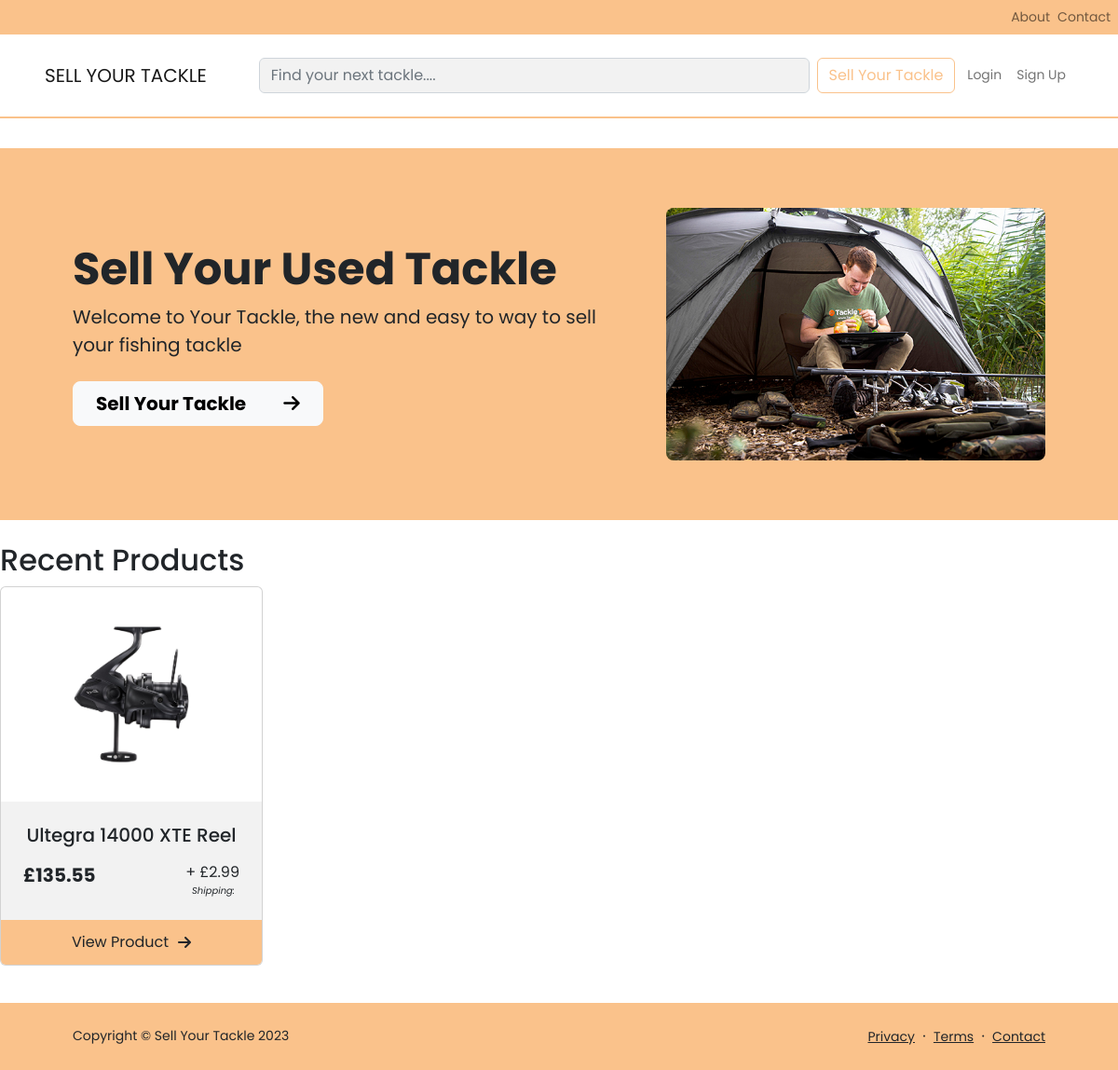
Before: / with the older database file.
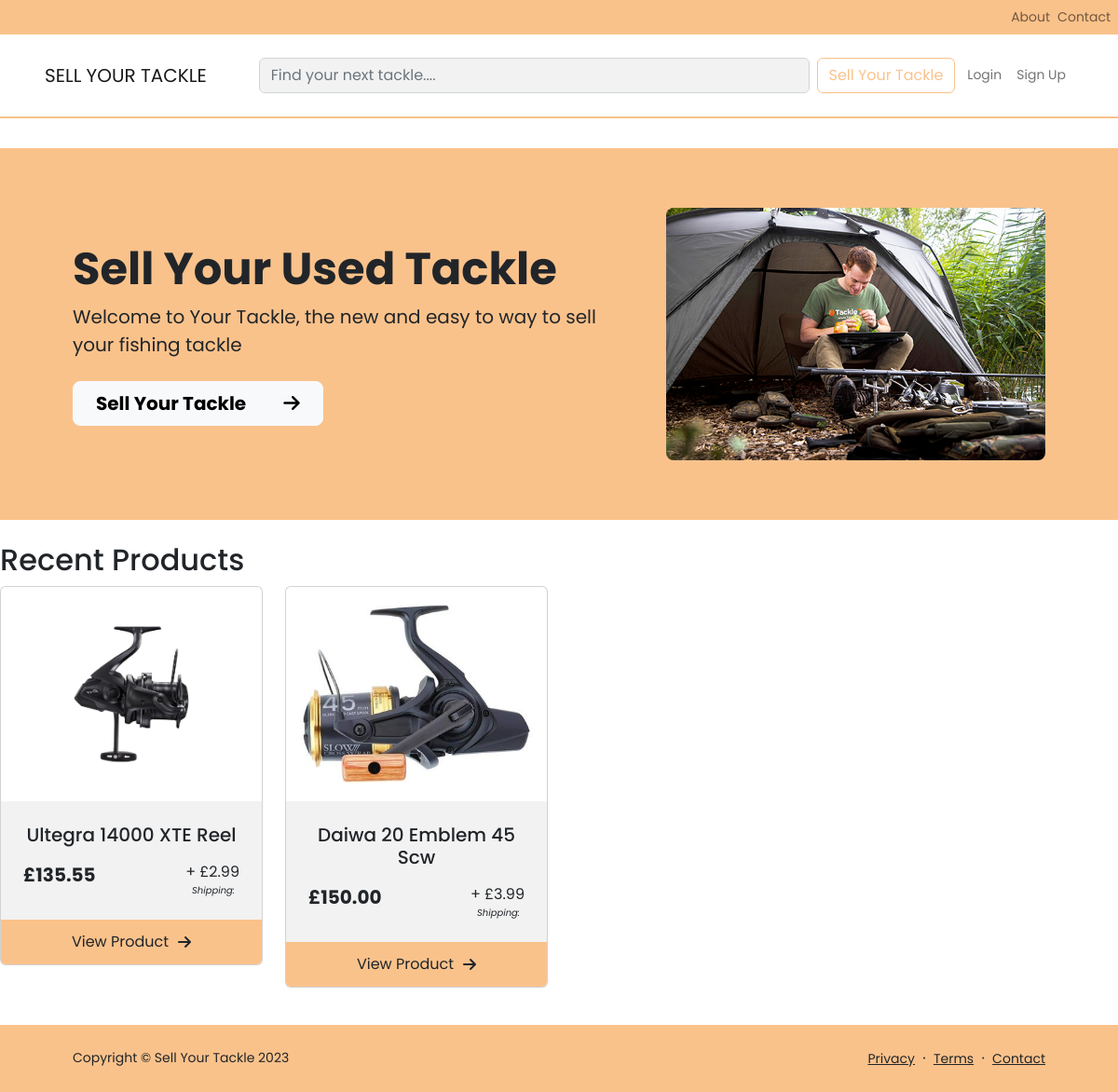
After: the same page with the newer database file.
### tackle/models.py (models this page shows, shortened)
class ProductImage(models.Model):
    product = models.ForeignKey(Product, related_name="images", on_delete=models.CASCADE)
    image = models.ImageField(upload_to="product-images/")

class Product(models.Model):
    brand = models.ForeignKey(Brand, on_delete=models.CASCADE)
    category = models.ForeignKey(Category, on_delete=models.CASCADE)
    name = models.CharField(max_length=200)
    slug = models.SlugField(max_length=210, unique=True)
    variation1 = models.CharField(max_length=100, blank=True, null=True)
    variation2 = models.CharField(max_length=100, blank=True, null=True)
    condition = models.CharField(max_length=100, choices=Condition.choices)
    description = models.TextField(blank=True, null=True)
    user = models.ForeignKey(settings.AUTH_USER_MODEL, on_delete=models.CASCADE)
    created_at = models.DateTimeField(auto_now_add=True)
    price = models.DecimalField(max_digits=10, decimal_places=2, default=Decimal('0.00'))
    shipping = models.DecimalField(max_digits=10, decimal_places=2, default=Decimal('0.00'))
    financial_status = models.CharField(
        max_length=10,
        choices=FinancialStatus.choices,
        default=FinancialStatus.UNSOLD
    )
    visibility = models.CharField(
        max_length=5,
        choices=ProductVisibility.choices,
        default=ProductVisibility.DRAFT
    )

### tackle/views.py (the view)
# urls.py: path('', HomeView.as_view(), name='home'),
class HomeView(TemplateView):
    template_name = 'index.html'
    def get_context_data(self, **kwargs):
        context = super().get_context_data(**kwargs)
        context['products'] = Product.objects.filter(visibility=ProductVisibility.LIVE)
        return context

### templates/index.html (shortened to what this page needs)
{% extends "base.html" %}
{% block content %}
<header class="header py-3">
    <div class="container px-5">
        <div class="row gx-5 align-items-center justify-content-center">
            <div class="col-lg-8 col-xl-7 col-xxl-6">
                <div class="my-5 text-center text-xl-start">
                    <h1 class="display-5 fw-bolder">Sell Your Used Tackle</h1>
                    <p class="lead fw-normal mb-4">Welcome to Your Tackle, the new and easy to way
                        to sell your fishing
                        tackle</p>
                    <div class="d-grid gap-3 d-sm-flex justify-content-sm-center justify-content-xl-start">
                        <a class="btn btn-light btn-lg px-4 me-sm-3" href="{% url 'list-product' %}"><b>Sell Your
                                Tackle</b><i class="fa-solid fa-arrow-right fa-beat" style="margin-left:40px"></i></a>
                    </div>
                </div>
            </div>
            <div class="col-xl-5 col-xxl-6 d-none d-xl-block text-center"><img class="img-fluid rounded-3 my-5"
                    src="static/media/sell-used-fishing-tackle.jpg" alt="..." /></div>
        </div>
    </div>
</header>
<div class="row mt-4">
    <h2>Recent Products</h2>
    {% for product in products %}
    <div class="col-md-3 mb-4">
        <div class="card d-flex flex-column card-clickable" data-url=" {% url 'product' product.slug %}">
            <div id="product-card-img-container">
                {% for product_image in product.images.all %}
                {% if forloop.first %}
                <img src="{{ product_image.image.url }}" alt="{{ product.name }} image" class="img-fluid card-image"
                    id="product-card-img">
                {% endif %}
                {% endfor %}
            </div>
            <div class="card-body p-4 card-border flex-grow-1">
                <div class="h5 card-title mb-3 text-center">{{ product.name }}</div>
                <div class="row">
                    <div class="col-6 d-flex align-items-start flex-column">
                        <p class="card-text mb-0 card-price">£{{ product.price }}</p>
                    </div>
                    <div class="col-6 d-flex flex-column align-items-end">
                        <p class="card-text mb-0">+ £{{ product.shipping }}</p>
                        <label class="card-shipping"><i>Shipping:</i></label>
                    </div>
                </div>
            </div>
            <a href="{% url 'product' product.slug %}"
                class="card-footer p-4 pt-0 bg-transparent border-top-0 card-border d-flex align-items-center justify-content-center pt-4">
                View Product<i class="fa-solid fa-arrow-right"></i>
            </a>
        </div>
    </div>
    {% endfor %}
</div>
{% endblock %}

### templates/base.html (shortened to what this page needs)
<!DOCTYPE html>
<html lang="en">
<head>
    <link href="https://cdn.jsdelivr.net/npm/bootstrap@5.2.3/dist/css/bootstrap.min.css" rel="stylesheet">
    {% load static %}
    <link href="{% static 'css/style.css' %}" rel="stylesheet">
</head>
<body>
    <div class="container-header">
        <div class="container-main">
            <ul class="navbar-nav d-lg-flex flex-row">
                <li class="nav-item mr-3">
                    <a class="nav-link " href="/about">About</a>
                </li>
                <li class="nav-item">
                    <a class="nav-link" href="/contact">Contact</a>
                </li>
            </ul>
        </div>
    </div>
    <nav class="navbar navbar-expand-lg my-3">
        <div class="container navbar-container px-lg-5 mb-3 d-flex align-items-center justify-content-between">
            <a class="navbar-brand text-center text-lg-left" href="/">SELL YOUR TACKLE</a>
            <form class="d-flex search-bar order-lg-1 my-2 my-lg-0" method="get" action="/search/">
                <input class="form-control me-2" type="search" placeholder="Find your next tackle...." id="search_text"
                    name="search_text" aria-label="Search">
            </form>
            <div class="collapse navbar-collapse order-lg-2" id="navbarSupportedContent">
                <ul class="navbar-nav ms-auto">
                    <li class="nav-item">
                        <a class="btn btn-outline-primary" href="{% url 'list-product' %}">Sell Your Tackle</a>
                    </li>
                    {% if user.is_authenticated %}
                    <li class="nav-item dropdown">
                        <a class="nav-link dropdown-toggle" href="#" id="navbarDropdown" role="button"
                            data-bs-toggle="dropdown" aria-expanded="false">
                            <b>Hi {{ user.first_name }}</b>
                        </a>
                        <ul class="dropdown-menu" aria-labelledby="navbarDropdown">
                            <li>
                                <a class="dropdown-item" href="{% url 'buying' %}">Buying</a>
                            </li>
                            <li>
                                <a class="dropdown-item" href="{% url 'selling' %}">Selling</a>
                            </li>
                            <li>
                                <a class="dropdown-item" href="/">Your Wallet</a>
                            </li>
                            <li>
                                <hr class="dropdown-divider">
                            </li>
                            <li>
                                <a class="dropdown-item" href="{% url 'logout' %}">Logout</a>
                            </li>
                        </ul>
                    </li>
                    {% else %}
                    <li class="nav-item">
                        <a class="nav-link" href="{% url 'login' %}">Login</a>
                    </li>
                    <li class="nav-item">
                        <a class="nav-link" href="{% url 'signup' %}">Sign Up</a>
                    </li>
                    {% endif %}
                </ul>
            </div>
        </div>
    </nav>
    <main class="my-3">
        <div class="container-main">
            {% block content %}{% endblock %}
        </div>
    </main>
    <footer class="footer py-4 mt-auto">
        <div class="container px-5">
            <div class="row align-items-center justify-content-between flex-column flex-sm-row">
                <div class="col-auto">
                    <div class="small m-0">Copyright &copy; Sell Your Tackle 2023</div>
                </div>
                <div class="col-auto">
                    <a class="link-dark small" href="#!">Privacy</a>
                    <span class="mx-1">&middot;</span>
                    <a class="link-dark small" href="#!">Terms</a>
                    <span class="mx-1">&middot;</span>
                    <a class="link-dark small" href="#!">Contact</a>
                </div>
            </div>
        </div>
    </footer>
    <link rel="stylesheet" href="https://code.jquery.com/ui/1.12.1/themes/smoothness/jquery-ui.css">
    <link href="https://cdn.jsdelivr.net/npm/bootstrap-icons@1.10.0/font/bootstrap-icons.css" rel="stylesheet">
</body>
</html>

### static/css/style.css (style rules this page uses)
body { margin: 0; font-family: 'Poppins', sans-serif; font-size: var(--bs-body-font-size); font-weight: var(--bs-body-font-weight); line-height: var(--bs-body-line-height); color: var(--bs-body-color); text-align: var(--bs-body-text-align); background-color: var(--bs-body-bg); -webkit-text-size-adjust: 100%; -webkit-tap-highlight-color: rgba(0, 0, 0, 0); display: flex; flex-direction: column; min-height: 100vh; }
.container-main { max-width: 1200px; margin: auto; }
li .btn { margin-right: 5px; }
.navbar { border-bottom: 2px solid #fac28b; }
.navbar-collapse { flex-grow: 0; }
.navbar-container { max-width: 1300px; }
.nav-link { font-size: 14px; }
.form-control { background-color: #f2f2f2; }
.footer { background-color: #fac28b; position: relative; }
.search-bar { flex-grow: 1; max-width: 100%; margin-left: 40px; }
.container-header { background-color: #fac28b; }
.container-header .navbar-nav { justify-content: flex-end; }
.container-header li { margin-right: 8px; color: rgba(0, 0, 0, 0.55) }
.btn-outline-primary { color: #fac28b; border-color: #fac28b;; }
.header { background-color: #fac28b; }
@media (prefers-reduced-motion: no-preference) { :root { scroll-behavior: smooth; } }
#product-card-img-container { display: flex; justify-content: center; align-items: center; height: 230px; overflow: hidden; }
#product-card-img { max-height: 100%; max-width: 100%; }
.card-border { background-color: #f2f2f2; }
.card-footer { background-color: #fac28b !important; cursor: pointer; text-decoration: none; color: inherit; height: 20px; }
.fa-arrow-right { margin-left: 10px; }
.card-clickable { cursor: pointer; transition: all 0.3s ease; }
.card-shipping { font-size: 10px; margin-right: 5px; }
.card-price { font-size: 20px; font-weight: bold; }

Changed rows visible on the page:
added Product: name "Daiwa 20 Emblem 45 Scw", price "150.00", shipping "3.99"
added ProductImage: image (picture), shown under "Daiwa 20 Emblem 45 Scw"
